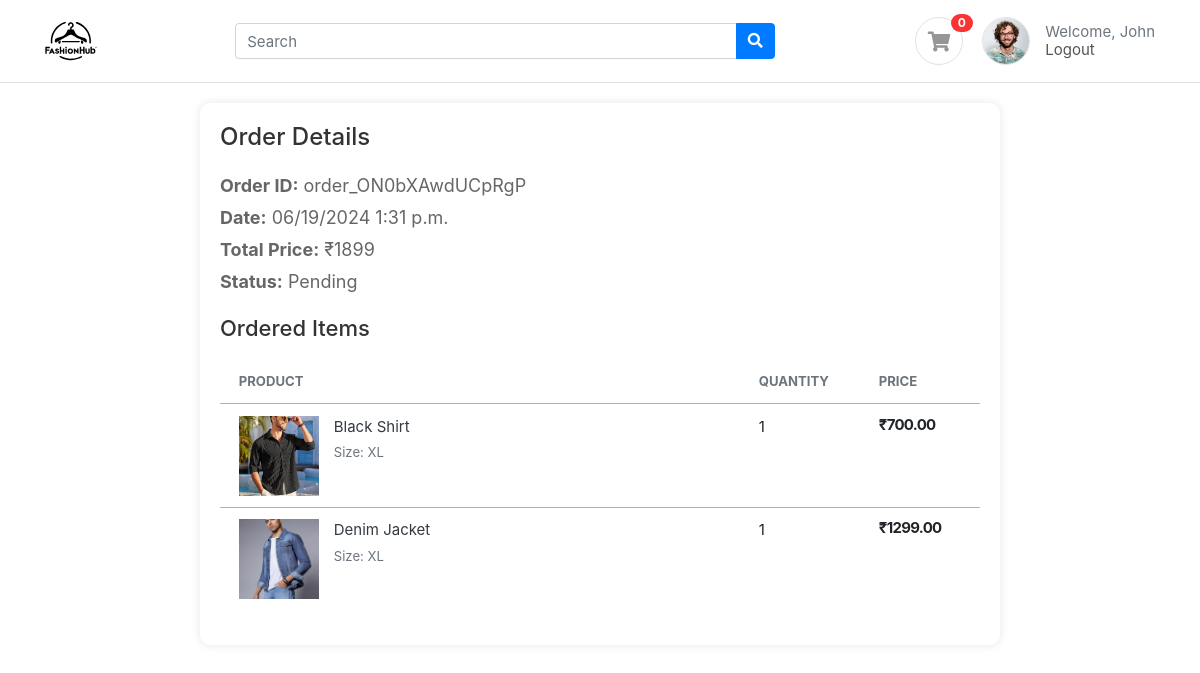
Page /accounts/order-detail/ebb98719-78df-41c0-b3db-0b30c84c3600/ (signed in) on the committed database.
### accounts/models.py (models this page shows, shortened)
class Profile(BaseModel):
  user = models.OneToOneField(User, on_delete=models.CASCADE, related_name='profile')
  is_email_verified = models.BooleanField(default=True)
  email_token = models.CharField(max_length=100, null=True, blank=True)
  profile_image = models.ImageField(upload_to='profile')
  def get_cart_count(self):
    return CartItem.objects.filter(cart__is_paid = False, cart__user = self.user).count()

class Cart(BaseModel):
  user = models.ForeignKey(User, on_delete=models.CASCADE, related_name='carts')
  coupon = models.ForeignKey(Coupon, on_delete=models.SET_NULL, null=True, blank=True)
  is_paid = models.BooleanField(default=False)
  razor_pay_order_id = models.CharField(max_length=100, null=True, blank=True)
  status = models.CharField(max_length=100, default='Pending')
  def get_cart_total(self):
    cart_items = self.cart_items.all()
    price = []
    for cart_item in cart_items:
      price.append(cart_item.get_product_price())
    return sum(price)
  def get_discount_price(self):
    if self.coupon:
      if self.get_cart_total() >= self.coupon.minimum_amount:
        return self.coupon.discount_price
    return 0
  def get_total(self):
    return self.get_cart_total() - self.get_discount_price()

class CartItem(BaseModel):
  cart = models.ForeignKey(Cart, on_delete=models.CASCADE, related_name='cart_items')
  product = models.ForeignKey(Product, on_delete=models.SET_NULL, null=True, blank=True)
  quantity = models.IntegerField(default=1)
  color_variant = models.ForeignKey(ColorVariant, on_delete=models.SET_NULL, null=True, blank=True)
  size_variant = models.ForeignKey(SizeVariant, on_delete=models.SET_NULL, null=True, blank=True)
  def get_product_price(self):
    price = [self.product.price]
    if self.color_variant:
      color_variant_price = self.color_variant.price
      price.append(color_variant_price)
    if self.size_variant:
      size_variant_price = self.size_variant.price
      price.append(size_variant_price)
    return sum(price)

### products/models.py (models this page shows, shortened)
class Product(BaseModel):
  product_name = models.CharField(max_length=100)
  slug = models.SlugField(unique=True, null=True, blank=True)
  category = models.ForeignKey(Category, on_delete=models.CASCADE, related_name='products')
  price = models.IntegerField()
  product_description = models.TextField()
  color_variant = models.ManyToManyField(ColorVariant, blank = True)
  size_variant = models.ManyToManyField(SizeVariant, blank = True)

class SizeVariant(BaseModel):
  size = models.CharField(max_length=100)
  price = models.IntegerField(default=0)

class Coupon(BaseModel):
  coupon_code = models.CharField(max_length=100)
  is_expired = models.BooleanField(default=False)
  discount_price = models.IntegerField(default=100)
  minimum_amount = models.IntegerField(default=500)

class ProductImage(BaseModel):
  product = models.ForeignKey(Product, on_delete=models.CASCADE, related_name='product_images')
  image = models.ImageField(upload_to='product')

### accounts/views.py (the view)
# urls.py: path('order-detail/<order_uid>/', order_detail, name='order_detail'),
def order_detail(request, order_uid):
  order = Cart.objects.get(uid = order_uid)
  context = {
    'order':order
  }
  return render(request,'accounts/order-detail.html', context)

### templates/accounts/order-detail.html
{% extends "base/base.html" %} {% load static %}{% block start %}
<head>
  <link rel="stylesheet" href="{% static 'css/order-detail.css' %}" />
</head>
<body>
  <div class="order-detail-container">
    <div class="order-summary">
      <h1>Order Details</h1>
      <p><strong>Order ID:</strong> {{ order.razor_pay_order_id }}</p>
      <p>
        <strong>Date:</strong> {{order.created_at|date:"SHORT_DATETIME_FORMAT"}}
      </p>
      <p><strong>Total Price:</strong> &#8377;{{ order.get_total }}</p>
      <p><strong>Status:</strong> {{ order.status }}</p>
    </div>
    <div class="ordered-items">
      <h2>Ordered Items</h2>
      <table class="table table-borderless table-shopping-cart">
        <thead class="text-muted">
          <tr class="small text-uppercase">
            <th scope="col">Product</th>
            <th scope="col" width="120">Quantity</th>
            <th scope="col" width="120">Price</th>
          </tr>
        </thead>
        <tbody>
          {% for cart_item in order.cart_items.all%}
          <tr>
            <td>
              <figure class="itemside">
                <div class="aside">
                  <img
                    src="{% static '' %}{{cart_item.product.product_images.first.image }}"
                    class="img-sm"
                  />
                </div>
                <figcaption class="info">
                  <a href="" class="title text-dark"
                    >{{cart_item.product.product_name}}</a
                  >
                  {% if cart_item.size_variant %}
                  <p class="text-muted small">
                    Size: {{cart_item.size_variant.size}}
                  </p>
                  {% endif %}
                </figcaption>
              </figure>
            </td>
            <td>
              <div>{{cart_item.quantity}}</div>
            </td>
            <td>
              <div class="price-wrap">
                <var class="price"
                  >&#8377;{{cart_item.get_product_price}}.00</var
                >
              </div>
            </td>
          </tr>
          {% endfor %}
        </tbody>
      </table>
    </div>
  </div>
</body>
{% endblock %}

### templates/base/base.html (shortened to what this page needs)
{%load static%}
<!DOCTYPE html>
<html lang="en">
  <head>
    <link
      href="{% static 'css/bootstrap.css' %}"
      rel="stylesheet"
      type="text/css"
    />
    <link
      href="{% static 'fonts/fontawesome/css/all.min.css' %}"
      type="text/css"
      rel="stylesheet"
    />
    <link href="{% static 'css/ui.css' %}" rel="stylesheet" type="text/css" />
    <link href="{% static 'css/responsive.css' %}" rel="stylesheet" />
  </head>
  <body>
    <header class="section-header">
      <section class="header-main border-bottom">
        <div class="container">
          <div class="row align-items-center">
            <div class="col-lg-2 col-4">
              <div class="brand-wrap">
                <a href="/"
                  ><img class="logo" src="{% static 'images/fashionhub.svg' %}"
                /></a>
              </div>
            </div>
            <div class="col-lg-6 col-sm-12">
              <form method="POST" class="search">
                <div class="input-group w-100">
                  <input
                    type="text"
                    class="form-control"
                    placeholder="Search"
                    name="search"
                  />
                  <div class="input-group-append">
                    <button class="btn btn-primary" type="submit">
                      <i class="fa fa-search"></i>
                    </button>
                  </div>
                </div>
              </form>
            </div>
            <div class="col-lg-4 col-sm-6 col-8">
              <div class="widgets-wrap float-md-right">
                <div class="widget-header mr-3">
                  <a
                    href="{% url 'cart' %}"
                    class="icon icon-sm rounded-circle border"
                    ><i class="fa fa-shopping-cart"></i
                  ></a>
                  <span class="badge badge-pill badge-danger notify"
                    >{{request.user.profile.get_cart_count}}</span
                  >
                </div>
                <div class="widget-header icontext">
                  {% if user.first_name %}
                  <a href="{% url 'profile' %}">
                    <img
                      src="{% static '' %}{{user.profile.profile_image}}"
                      class="icon icon-sm rounded-circle border"
                    />
                  </a>
                  {% else %}
                  <div class="icon icon-sm rounded-circle border">
                    <i class="fa fa-user"></i>
                  </div>
                  {% endif %}
                  <div class="text">
                    {% if user.first_name %}
                    <span class="text-muted">Welcome, {{user.first_name}}</span>
                    <div><a href="{% url 'logout'%}">Logout</a></div>
                    {% else %}
                    <span class="text-muted">Welcome!</span>
                    <div>
                      <a href="{% url 'login'%}">Login</a> |
                      <a href="{% url 'register'%}">SignUp</a>
                    </div>
                    {% endif %}
                  </div>
                </div>
              </div>
            </div>
          </div>
        </div>
      </section>
    </header>
    {% block start%}{% endblock %}
  </body>
</html>

### public/static/css/ui.css (style rules this page uses)
html { font-family: "Inter", sans-serif; font-size: 15px; }
.price-wrap { letter-spacing: -0.7px; }
.icon-xs, .icon-sm, .icon-md, .icon-lg { display: inline-block; text-align: center; flex-shrink: 0; flex-grow: 0; }
.icon-sm { width: 48px; height: 48px; line-height: 48px; font-size: 20px; }
.img-xs, .img-sm, .img-md, .img-lg { object-fit: cover; flex-shrink: 0; flex-grow: 0; }
.img-sm { width: 80px; height: 80px; }
var { font-style: normal; }
figure { margin-bottom: 0; }
p:last-child { margin-bottom: 0; }
.header-main { position: relative; padding-top: 1rem; padding-bottom: 1rem; }
.brand-wrap .logo, .navbar-brand .logo { margin-right: 7px; max-height: 52px; display: inline-block; }
.widget-header { display: inline-block; vertical-align: middle; position: relative; }
.widget-header a { color: #545454; }
.widget-header i { color: #969696; }
.widget-header .notify { position: absolute; top: -3px; right: -10px; }
.itemside { position: relative; display: flex; width: 100%; }
.itemside .aside { position: relative; flex-shrink: 0; }
.itemside .info { padding-left: 15px; padding-right: 7px; }
.itemside p { margin-bottom: 0; }
.itemside .title { display: block; margin-bottom: 5px; color: #212529; }
.icontext { display: inline-flex; align-items: center; vertical-align: middle; }
.icontext .text { width: 100%; line-height: 1.2; color: #212529; }
.icontext .icon { position: relative; margin-right: 15px; flex-shrink: 0; flex-grow: 0; }
.notify { position: absolute; top: -4px; right: -10px; display: inline-block; padding: 0.25em 0.6em; font-size: 12px; line-height: 1; text-align: center; border-radius: 3rem; color: #fff; background-color: #fa3434; }
.price { font-weight: 600; color: #212529; }
.table-shopping-cart.table td, .table-shopping-cart.table th { padding-left: 1.25rem; padding-right: 1.25rem; }
.table-shopping-cart .price-wrap { line-height: 1.2; }
.table-shopping-cart .price { font-weight: bold; margin-right: 5px; display: block; }

### public/static/css/order-detail.css (style rules this page uses)
.order-detail-container { max-width: 800px; margin: 20px auto; background-color: #fff; padding: 20px; border-radius: 10px; box-shadow: 0 0 10px rgba(0, 0, 0, 0.1); }
.order-summary { margin-bottom: 20px; }
.order-summary h1 { font-size: 24px; margin-bottom: 20px; color: #333; }
.order-summary p { font-size: 18px; margin: 5px 0; color: #666; }
.ordered-items h2 { font-size: 22px; margin-bottom: 20px; color: #333; }
.ordered-items tbody tr { border-top: 1px solid #b2b1b1; }

### rows in the picture
Cart: razor_pay_order_id "order_ON0bXAwdUCpRgP", created_at "06/19/2024 1:31 p.m.", get_total "1899", status "Pending"
CartItem: product.product_images.first.image (picture), product.product_name "Black Shirt", size_variant.size "XL", quantity "1", get_product_price "700"
CartItem: product.product_images.first.image (picture), product.product_name "Denim Jacket", size_variant.size "XL", quantity "1", get_product_price "1299"

### other values in the picture
{{ request.user.profile.get_cart_count }} "0"
{{ user.first_name }} "John"
